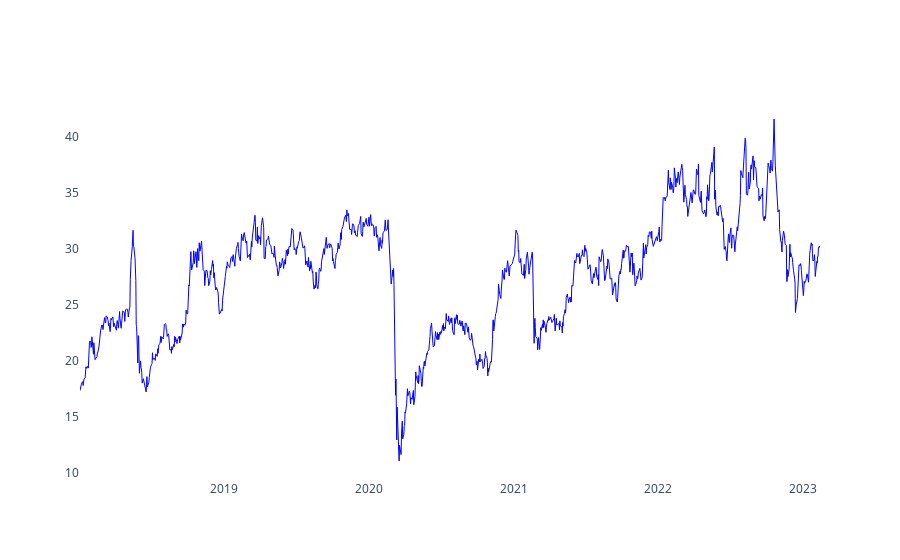

Source (notebook cell):
### Code cell
fig = go.Figure()


fig.add_trace(
    go.Scatter(
        name="TSI Sem tendência",
        x=base.index,
        y=base["Close"],
        line=dict(color='blue', width=1))
)


fig.update_layout(paper_bgcolor='rgba(0,0,0,0)', plot_bgcolor='rgba(0,0,0,0)')
fig.show()

### Figure 1 — Plotly figure (JSON) as saved in the notebook; plotly's stock layout.template omitted (floating-point values rounded to 4 significant figures; data arrays with more than 128 entries replaced by an {"elided": "..."} marker saying what was removed)
{"data": [{"line": {"color": "blue", "width": 1}, "name": "TSI Sem tendência", "type": "scatter", "x": {"elided": "1271 str values"}, "y": {"elided": "1271 float values"}}], "layout": {"paper_bgcolor": "rgba(0,0,0,0)", "plot_bgcolor": "rgba(0,0,0,0)"}}
